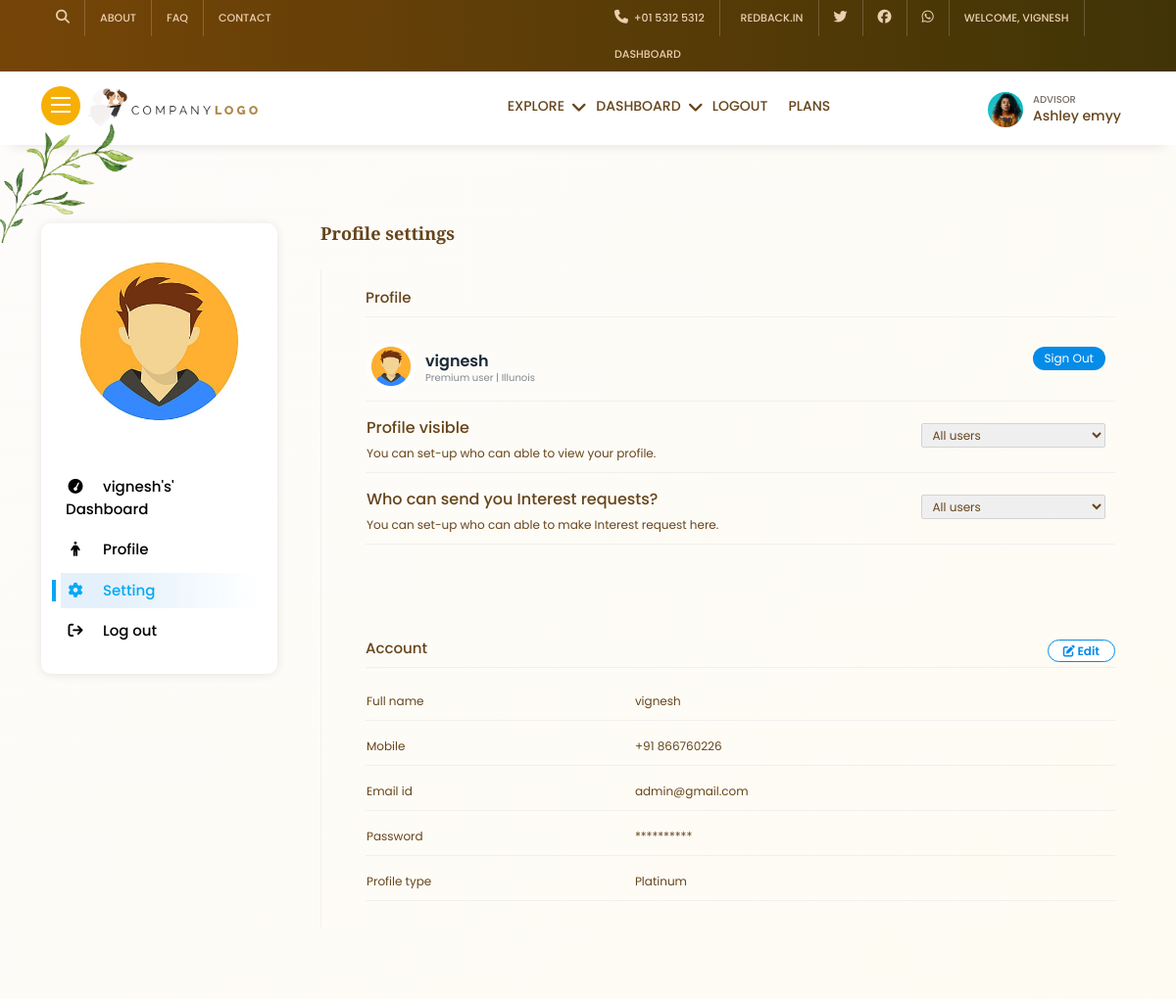
Before: /dashboard-setting/ (signed in, upper part) with the older database file.
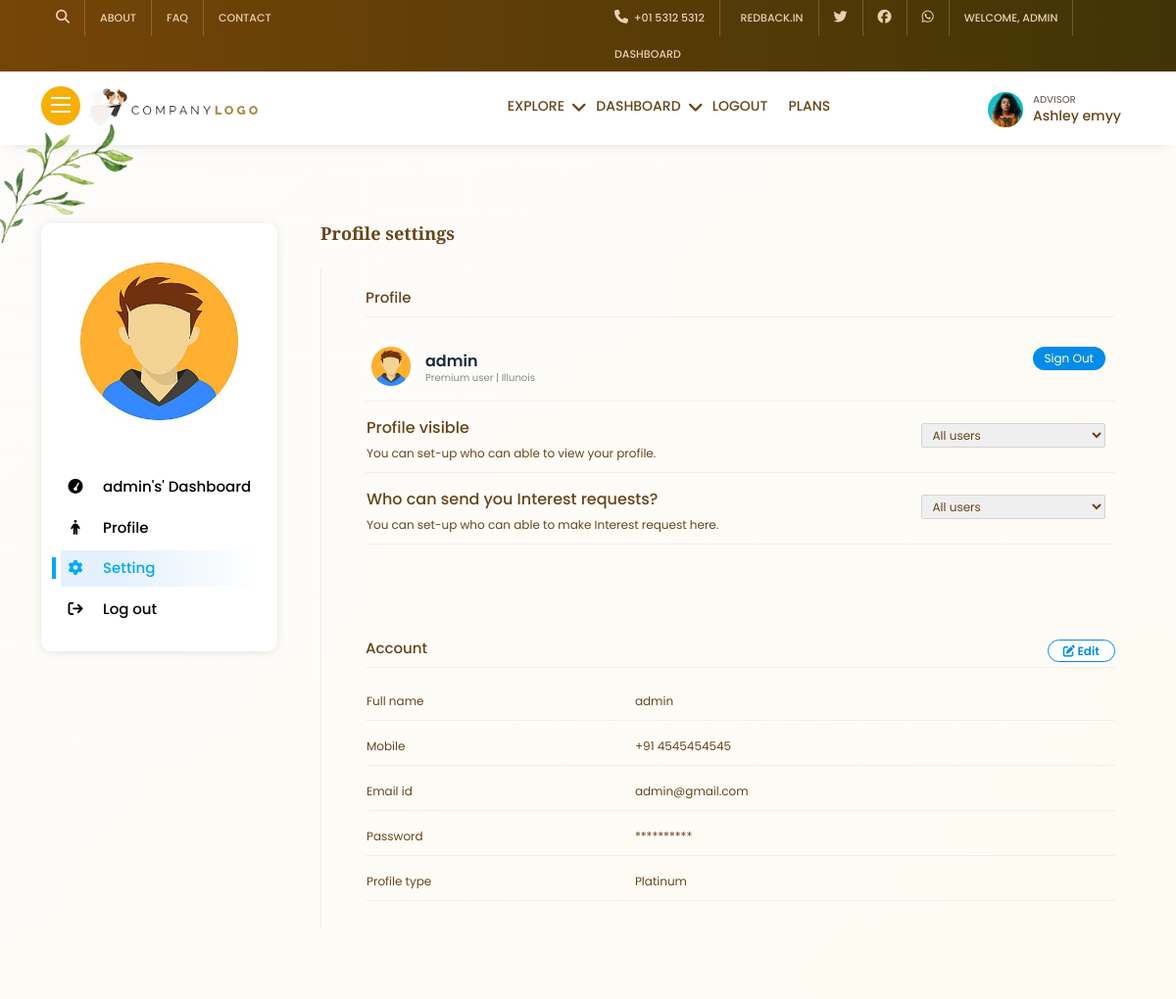
After: the same page with the newer database file.
### app/models.py (models this page shows, shortened)
class User(AbstractBaseUser,PermissionsMixin):
    email = models.EmailField(max_length=255, unique=True)
    name = models.CharField(max_length=255)
    phone = models.CharField(max_length=15)
    aadhaar = models.CharField(
        max_length=12,
        validators=[
            RegexValidator(
                regex=r'^\d{12}$',
                message='Aadhaar number must be exactly 12 digits',
                code='invalid_aadhaar'
            ),
        ],
        help_text="Enter your 12-digit Aadhaar number"
    )
    is_active = models.BooleanField(default=True)
    is_admin = models.BooleanField(default=False)
    is_superuser=models.BooleanField(default=False)
    objects = UserManager()
    USERNAME_FIELD = 'email'
    REQUIRED_FIELDS = ['name', 'phone']

### app/views/dashboardview.py (the view)
# urls.py: path('dashboard-setting/', dashboardview.dashboardsetting, name='dashboardsetting'),
def dashboardsetting(request):
    user = request.user.id
    print(user)
    try:
        biodata = Biodata.objects.get(user_id=user)
        print(biodata.age)
        context={'biodata':biodata,
                'user':user,
                'phone':request.user.phone,
                'email':request.user.email,
                'name':request.user.name
                }
        return render(request,'pages/dashboard_setting.html',context)
    except Exception as e:
        messages.warning(request,'Please add your biodata first')
        return redirect('biodata')

### templates/pages/dashboard_setting.html (shortened to what the changed rows need)
{% extends 'base/base.html' %}
{% load static %}
{% block content %}
    <section>
        <div class="db">
            <div class="container">
                <div class="row">
                    <div class="col-md-4 col-lg-3">
                        <div class="db-nav">
                            <div class="db-nav-list">
                                <ul>
                                    <li><a href="{% url 'dashboard' %}" ><i class="fa fa-tachometer" aria-hidden="true"></i>{{name}}'s' Dashboard</a></li>
                                </ul>
                            </div>
                        </div>
                    </div>
                    <div class="col-md-8 col-lg-9">
                        <div class="row">
                            <div class="col-md-12 db-sec-com">
                                <h2 class="db-tit">Profile settings</h2>
                                <div class="col7 fol-set-rhs">
                                    <div class="ms-write-post fol-sett-sec sett-rhs-pro" style="">
                                        <div class="fol-sett-box">
                                            <ul>
                                                <li>
                                                    <div class="sett-lef">
                                                        <div class="auth-pro-sm sett-pro-wid">
                                                            <div class="auth-pro-sm-desc">
                                                                <h5>{{request.user.name}}</h5>
                                                                <p>Premium user | Illunois</p>
                                                            </div>
                                                        </div>
                                                    </div>
                                                </li>
                                            </ul>
                                        </div>
                                    </div>
                                    <div class="ms-write-post fol-sett-sec sett-rhs-acc" style="">
                                        <div class="fol-sett-box sett-acc-view sett-two-tab">
                                            <ul>
                                                <li>
                                                    <div>Full name</div>
                                                    <div>{{request.user.name}}</div>
                                                </li>
                                                <li>
                                                    <div>Mobile</div>
                                                    <div>+91 {{request.user.phone}}</div>
                                                </li>
                                                <li>
                                                    <div>Email id</div>
                                                    <div>{{request.user.email}}</div>
                                                </li>
                                            </ul>
                                        </div>
                                    </div>
                                </div>
                            </div>
                        </div>
                    </div>
                </div>
            </div>
        </div>
    </section>
    {% endblock content %}

### templates/inc/home/headersection.html (shortened to what this page needs)
    {% load static %}
    <div class="head-top">
        <div class="container">
            <div class="row">
                <div class="lhs">
                    <ul>
                        <li><a href="#!" class="ser-open"><i class="fa fa-search" aria-hidden="true"></i></a></li>
                        <li><a href="{% url 'about' %}">About</a></li>
                        <li><a href="{% url 'faq' %}">FAQ</a></li>
                        <li><a href="{% url 'contact' %}">Contact</a></li>
                    </ul>
                </div>
                <div class="rhs">
                    <ul>
                        <li><a href="tel:+9704462944"><i class="fa fa-phone" aria-hidden="true"></i> &nbsp;+01 5312
                                5312</a></li>
                        <li><a href="mailto:info@example.com">&nbsp; redback.in</a></li>
                        <li><a href="#!"><i class="fa-brands fa-twitter"></i></a></li>
                        <li><a href="#!"><i class="fa-brands fa-facebook"></i></a></li>
                        <li><a href="#!"><i class="fa-brands fa-whatsapp"></i></a></li>
                        {% if request.user.is_authenticated %}
                        <li><a href="#!">welcome, {{ request.user.name }}</a></li>
                        {% endif %}
                        {% if request.user.is_superuser %}
                        <li><a href="{% url 'adminhome' %}">Dashboard</a></li>
                        {% endif %}
                    </ul>
                </div>
            </div>
        </div>
    </div>
    <div class="hom-top">
        <div class="container">
            <div class="row">
                <div class="hom-nav">
                    <div class="logo">
                        <span class="menu desk-menu">
                            <i></i><i></i><i></i>
                        </span>
                        <a href="{% url 'home' %}" class="logo-brand"><img src="{% static 'images/logo-b.png' %}" alt="" loading="lazy"
                                class="ic-logo"></a>
                    </div>
                    <div class="bl">
                        <ul>
                            <li class="smenu-pare">
                                <span class="smenu">Explore</span>
                            </li>
                            {% if request.user.is_authenticated %}
                            <li class="smenu-pare">
                                <span class="smenu">Dashboard</span>
                            </li>
                            <li><a href="{% url 'logout' %}">Logout</a></li>
                            {% else %}
                            <li><a href="{% url 'register' %}">Register</a></li>
                            <li><a href="{% url 'login' %}">login</a></li>
                            {% endif %}
                            <li><a href="{% url 'plan' %}">Plans</a></li>
                        </ul>
                    </div>
                    <div class="al">
                        <div class="head-pro">
                            <img src="{% static 'images/og/emp1.jpg' %}" alt="" loading="lazy">
                            <b>Advisor</b><br>
                            <h4>Ashley emyy</h4>
                            <span class="fclick"></span>
                        </div>
                    </div>
                </div>
            </div>
        </div>
    </div>

Changed rows visible on the page:
changed User "admin@gmail.com": user.name "VIGNESH" → "ADMIN"; name "vignesh" → "admin"; user.name "vignesh" → "admin"; user.phone "866760226" → "4545454545"
